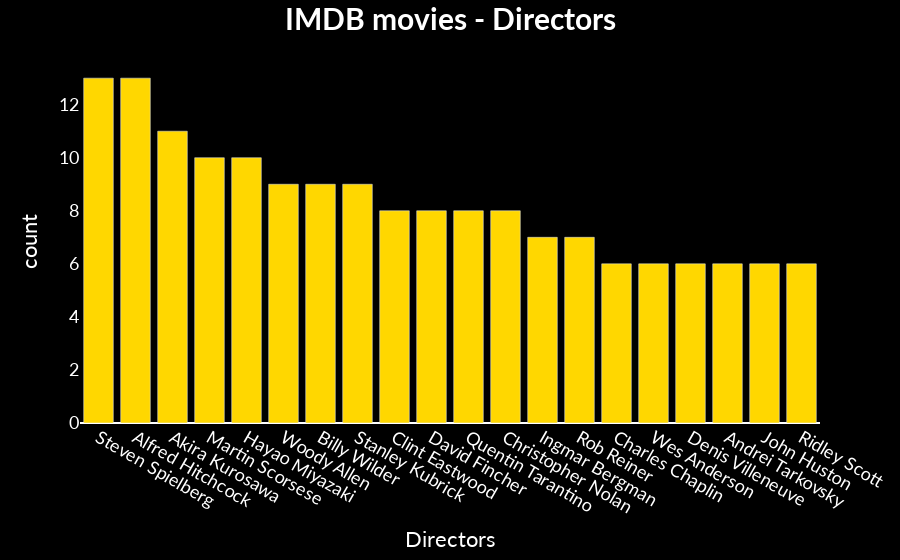

Notebook code for this chart:
### Markdown cell above
# Top Directors

### Code cell
#Top 20 Directors with top movies
bar_plot('Directors', limit =20)

### Figure 1 — Plotly figure (JSON) as saved in the notebook; plotly's stock layout.template omitted (floating-point values rounded to 4 significant figures)
{"data": [{"alignmentgroup": "True", "hovertemplate": "x=%{x}<br>y=%{y}<extra></extra>", "legendgroup": "", "marker": {"color": "gold", "pattern": {"shape": ""}}, "name": "", "offsetgroup": "", "orientation": "v", "showlegend": false, "textposition": "auto", "type": "bar", "x": ["Steven Spielberg", "Alfred Hitchcock", "Akira Kurosawa", "Martin Scorsese", "Hayao Miyazaki", "Woody Allen", "Billy Wilder", "Stanley Kubrick", "Clint Eastwood", "David Fincher", "Quentin Tarantino", "Christopher Nolan", "Ingmar Bergman", "Rob Reiner", "Charles Chaplin", "Wes Anderson", "Denis Villeneuve", "Andrei Tarkovsky", "John Huston", "Ridley Scott"], "xaxis": "x", "y": [13, 13, 11, 10, 10, 9, 9, 9, 8, 8, 8, 8, 7, 7, 6, 6, 6, 6, 6, 6], "yaxis": "y"}], "layout": {"barmode": "relative", "font": {"color": "white", "family": "Lato", "size": 18}, "legend": {"tracegroupgap": 0}, "margin": {"t": 60}, "paper_bgcolor": "black", "plot_bgcolor": "black", "title": {"font": {"size": 30}, "text": "<b>IMDB movies - Directors", "x": 0.5}, "xaxis": {"anchor": "y", "domain": [0, 1], "showgrid": false, "tickangle": 30, "title": {"text": "Directors"}}, "yaxis": {"anchor": "x", "domain": [0, 1], "showgrid": false, "title": {"text": "count"}}}}
